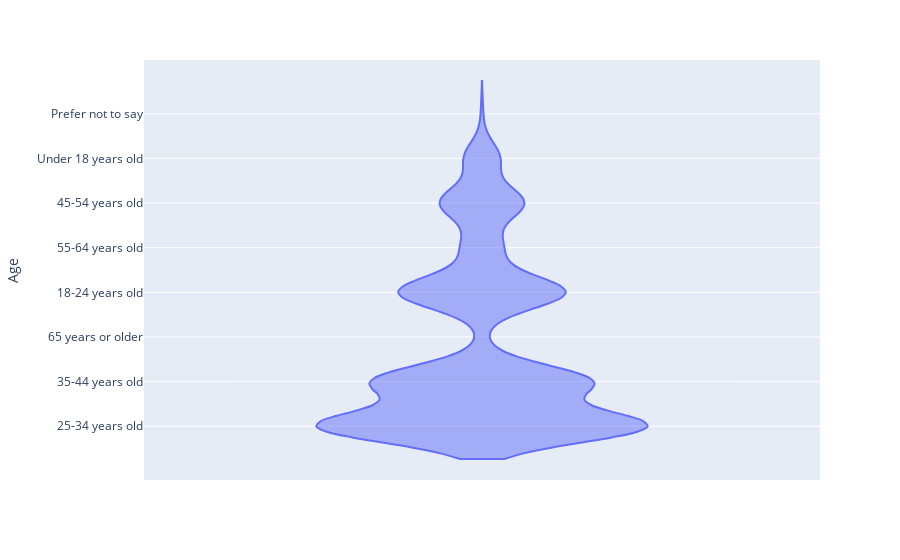

Notebook code cell kept with this figure:
### Code cell
#make violin plot
import plotly.express as px
fig=px.violin(germanage, y='Age')
fig.show()

### Figure 1 — Plotly figure (JSON) as saved in the notebook; plotly's stock layout.template omitted (floating-point values rounded to 4 significant figures; data arrays with more than 128 entries replaced by an {"elided": "..."} marker saying what was removed)
{"data": [{"alignmentgroup": "True", "box": {"visible": false}, "hovertemplate": "Age=%{y}<extra></extra>", "legendgroup": "", "marker": {"color": "#636efa"}, "name": "", "offsetgroup": "", "orientation": "v", "scalegroup": "True", "showlegend": false, "type": "violin", "x0": " ", "xaxis": "x", "y": {"elided": "4947 str values"}, "y0": " ", "yaxis": "y"}], "layout": {"legend": {"tracegroupgap": 0}, "margin": {"t": 60}, "violinmode": "group", "xaxis": {"anchor": "y", "domain": [0, 1]}, "yaxis": {"anchor": "x", "domain": [0, 1], "title": {"text": "Age"}}}}
